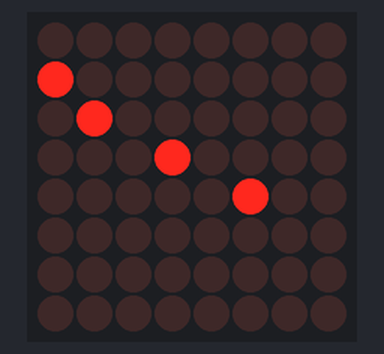
Recording of a sketch running on a simulated Arduino Uno, built with avr-gcc and run on an emulated ATmega328P. Shown: 8×8 LED matrix.

Above: at 0.1 s.

The sketch:

lab7-matrixDriver.ino
```cpp
#include <LedControl.h>

const int brightness = 1;
const int dinPin = 12;
const int clkPin = 11;
const int loadPin = 10;
const int numberOfDrivers = 1;

LedControl lc = LedControl(dinPin, clkPin, loadPin, numberOfDrivers);

bool matrix[8][8] = {
  {1, 0, 0, 0, 0, 0, 0, 1},
  {0, 0, 0, 0, 0, 0, 0, 0},
  {0, 0, 0, 0, 0, 0, 0, 0},
  {0, 0, 0, 0, 0, 0, 0, 0},
  {0, 0, 0, 0, 0, 0, 0, 0},
  {0, 0, 0, 0, 0, 0, 0, 0},
  {0, 0, 0, 0, 0, 0, 0, 0},
  {1, 0, 0, 0, 0, 0, 0, 1}
};

const byte mat[8] =
{
  B00000000,
  B10000000,
  B01000000,
  B00010000,
  B00000100,
  B00000000,
  B00000000,
  B00000000,
};

void setup() {
  lc.shutdown(0, false); //turn off power saving , enables display
  lc.setIntensity(0, brightness);
  lc.clearDisplay(0);

  /*for (int row = 0; row < 8; row++) {
    for (int col = 0; col < 8; col++) {
      lc.setLed(0, row, col, matrix[row][col]);
    }
  }*/
  for (int row = 0; row < 8; row++) {
    lc.setRow(0, row, mat[row]);
  }
}

void loop() {
  /*for (int row = 0; row < 8; row++) {
    for (int col = 0; col < 8; col++) {
      lc.setLed(0, row, col, true);
      delay(25);
    }
  }

  for (int row = 0; row < 8; row++) {
    for (int col = 0; col < 8; col++) {
      lc.setLed(0, row, col, false);
      delay(25);
    }
  }*/

}
```
